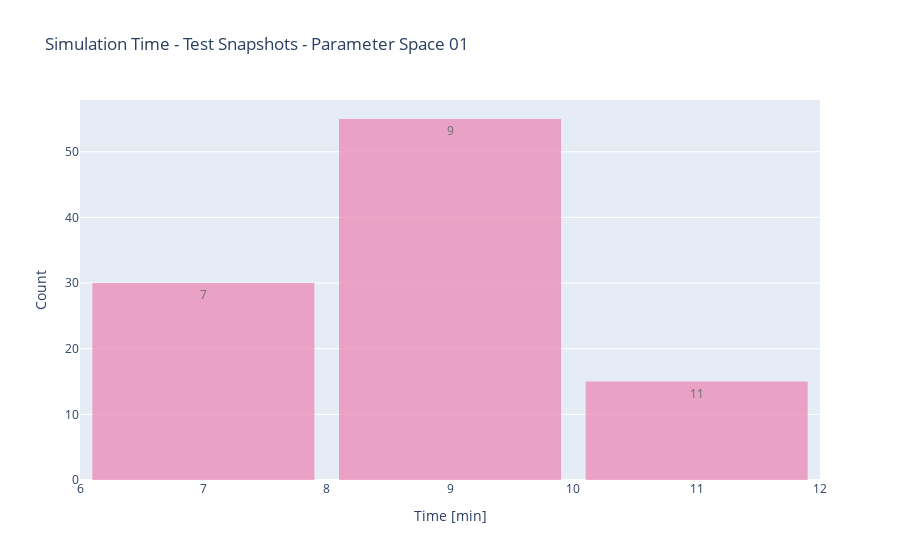

Notebook source saved alongside this figure:
### Code cell
fig = go.Figure(data=[go.Histogram(
    x=sim_times / 60,
    histnorm='percent',
    name='control', # name used in legend and hover labels
    xbins=dict( # bins used for histogram
        # start=-4.0,
        # end=3.0,
        size=2,
        ),
    marker_color='#EB89B5',
    opacity=0.75,
     texttemplate="%{x}"
    )])

fig.update_layout(
    title_text=f'Simulation Time - {DATA_TYPE} Snapshots - Parameter Space {VERSION}', # title of plot
    xaxis_title_text='Time [min]', # xaxis label
    yaxis_title_text='Count', # yaxis label
    bargroupgap=0.1, # gap between bars of the same location coordinates
)
fig.write_image(import_folder / "Exports" / f"{DATA_TYPE}_SimulationTime.png")
fig.show()

### Figure 1 — Plotly figure (JSON) as saved in the notebook; plotly's stock layout.template omitted (floating-point values rounded to 4 significant figures)
{"data": [{"histnorm": "percent", "marker": {"color": "#EB89B5"}, "name": "control", "opacity": 0.75, "texttemplate": "%{x}", "type": "histogram", "x": [8.844, 10.05, 9.64, 8.057, 6.251, 11.31, 6.493, 8.675, 9.309, 8.32, 8.029, 6.392, 10.73, 6.309, 6.42, 8.823, 6.367, 9.981, 8.405, 8.592], "xbins": {"size": 2}}], "layout": {"bargroupgap": 0.1, "title": {"text": "Simulation Time - Test Snapshots - Parameter Space 01"}, "xaxis": {"title": {"text": "Time [min]"}}, "yaxis": {"title": {"text": "Count"}}}}
